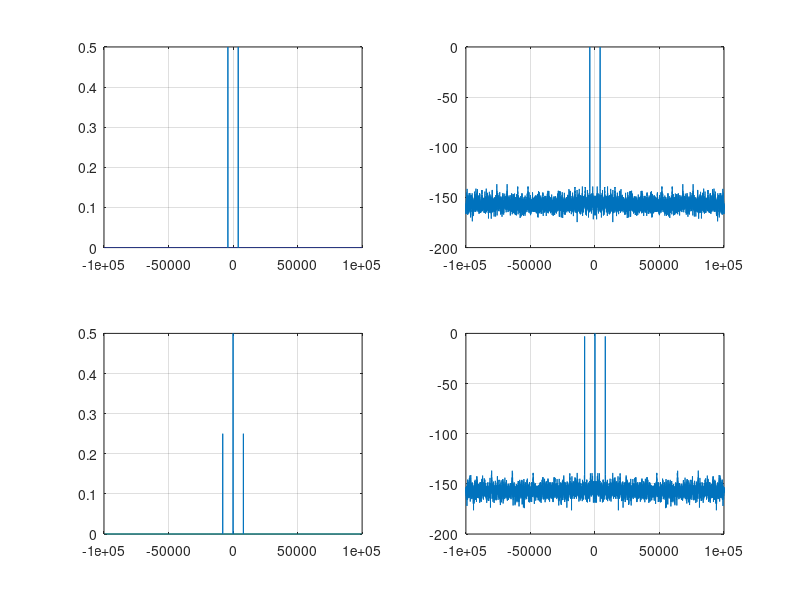

Write MATLAB code to recreate this figure.
Tc=1/4000;  % Periodendauer Sin
fs=200000;      %Samplingrate in Hz

N = 80e6*Tc;      %Signallänge in [Anzahl perioden]

ds = 1/fs;       %Zeitintervall
T=0:ds:ds*(N-1);    %Zeitvektor des Signals

signal=sin(2*pi*4000*T);  %Beispielsignal
s2=signal.*sin(2*pi*4000*T);  %Beispielsignal

f=linspace(-fs/2,fs/2,N);   %Frequenzvektor

spektrum = fft(signal,N);   % <--------- Dieses N muss ganzzahlig vielfaches von Tc sein
spektrum2 = fft(s2,N);

Amp_spektrum = abs(spektrum);  %Amplitudenspektrum
Amp_spektrum = fftshift(Amp_spektrum/N);

Amp_spektrum2 = abs(spektrum2);  %Amplitudenspektrum
Amp_spektrum2 = fftshift(Amp_spektrum2/N);

figure(69);
subplot(221);
plot(f,Amp_spektrum);grid on;
subplot(222);
plot(f,10*log10(2*Amp_spektrum));grid on; % Normierter dB Pegel, eigentlich -3.1dB
subplot(223);
plot(f,Amp_spektrum2);grid on;
subplot(224);
plot(f,10*log10(2*Amp_spektrum2));grid on;



